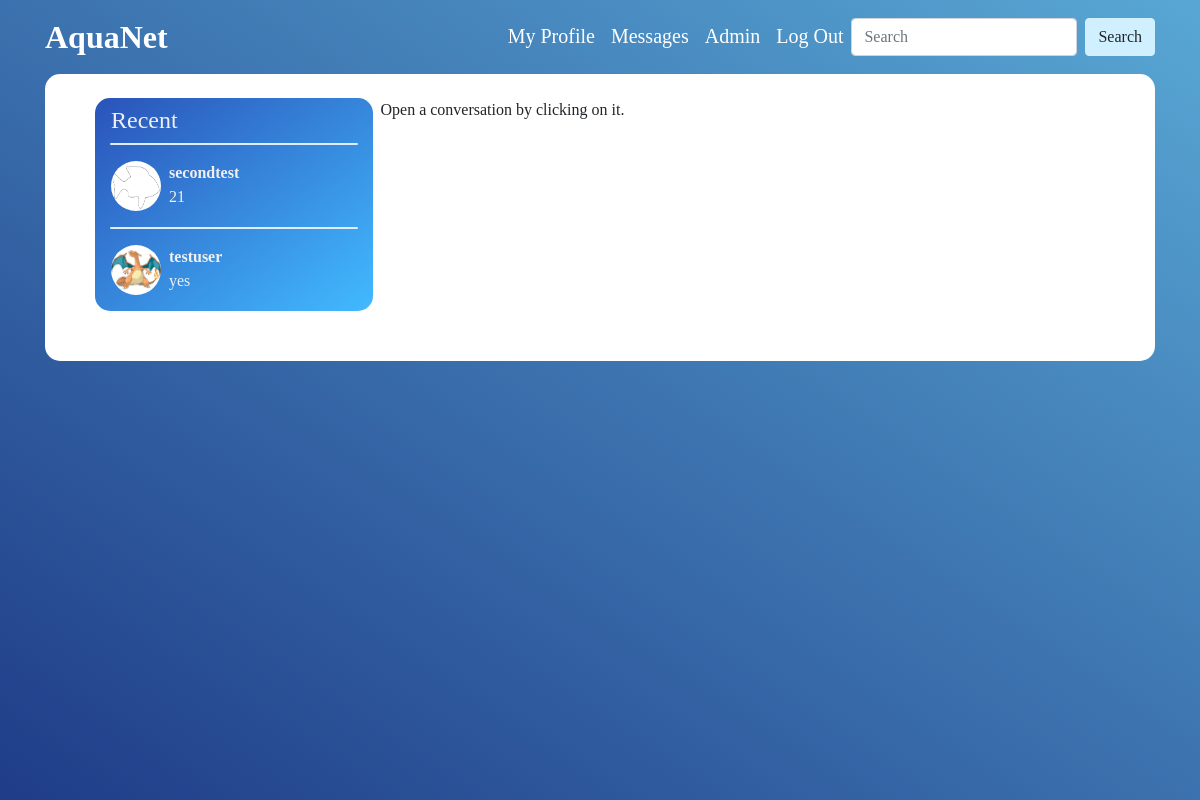
/messages (signed in), run on an earlier commit of the app's database.
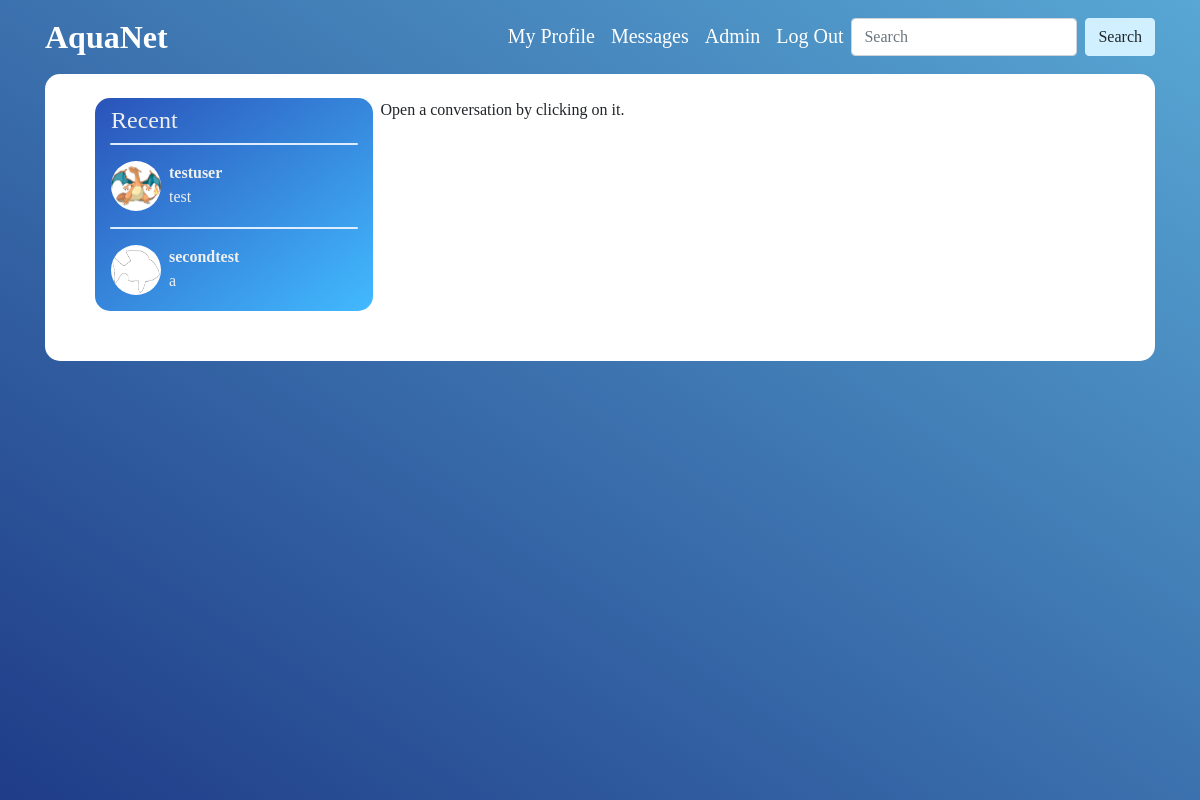
And on a later commit of the database.
### userschat/models.py (models this page shows, shortened)
class Thread(models.Model):
    first_user = models.ForeignKey(User, related_name="first_user", on_delete=models.CASCADE)
    second_user = models.ForeignKey(User, related_name="second_user", on_delete=models.CASCADE)
    notify_first_user = models.BooleanField(default=False)
    notify_second_user = models.BooleanField(default=False)
    last_update = models.DateTimeField(default=timezone.now)
    def get_last_message(self):
        last_message = Message.objects.filter(thread=self.id).last()
        if last_message:
            return last_message.message
    def get_second_user_image(self):
        return get_user_image_url(self.second_user)

class Message(models.Model):
    thread = models.ForeignKey(Thread, null=True, blank=True, on_delete=models.SET_NULL)
    message = models.TextField()
    sender = models.ForeignKey(User, on_delete=models.CASCADE)
    date = models.DateTimeField(default=timezone.now)

### users/models.py (models this page shows, shortened)
class UserImage(models.Model):
    user = models.OneToOneField(User, on_delete=models.CASCADE)
    user_image = models.ImageField(upload_to='user-images', blank=True)

### userschat/views.py (the view)
# urls.py: path('messages', views.ThreadsView.as_view(), name='threads'),
class ThreadsView(LoginRequiredMixin, TemplateView):
    template_name = 'userschat/threads.html'
    def get_context_data(self, *, object_list=None, **kwargs):
        context = super(ThreadsView, self).get_context_data(**kwargs)
        self.threads = Thread.objects.filter(Q(first_user=self.request.user) | Q(second_user=self.request.user)).order_by('-last_update')
        context.update({'threads': self.threads})
        return context

### aquanet/context_processors.py (called while the page is built)
def get_unread_threads(request):
    unread_threads = 0
    active_user = request.user
    if active_user.is_authenticated:
        threads = Thread.objects.filter(Q(first_user=request.user) | Q(second_user=request.user))
        for thread in threads:
            if active_user == thread.first_user:
                if thread.notify_first_user:
                    unread_threads += 1
            else:
                if thread.notify_second_user:
                    unread_threads += 1
    return {'unread_threads': unread_threads}

### users/models.py (called while the page is built)
def get_user_image_url(user):
    if UserImage.objects.filter(user=user):
        img = UserImage.objects.get(user=user)
        return img.user_image.url
    else:
        return "/media/species-images/default.jpg"

### userschat/templates/userschat/threads.html (shortened to what this page needs)
{% extends "speciesprofile/base.html" %}
{% load static %}
{% block content %}
<div class="card">
    <div id="threads-parent" class="d-flex">
        <div id="threads-container" class="ml-50px mt-4">
            <div id="thread-header">
                <h4 class="ml-3 mt-2">Recent</h4>
                <hr class="thread-divider">
            </div>
            {% for thread in threads %}
                {% if thread.get_last_message %}
                    {% if forloop.counter0 != 0 %}
                    <hr class="thread-divider">
                    {% endif%}
                    <div class="thread-box d-flex p-3" data-thread-id="{{thread.id}}">
                        <div class="chat-user-img">
                            {% if thread.first_user == user %}
                                <a href="{% url 'users:profile' thread.second_user %}"><img src="{{thread.get_second_user_image}}" alt="" height="50" width="50"></a>
                            {% else %}
                                <a href="{% url 'users:profile' thread.first_user %}"><img src="{{thread.get_first_user_image}}" alt="" height="50" width="50"></a>
                            {% endif %}
                        </div>
                        <div class="ml-2">
                            {% if thread.first_user == user %}
                                <div class="font-weight-bold">{{thread.second_user.username}}</div>
                            {% else %}
                                <div class="font-weight-bold">{{thread.first_user.username}}</div>
                            {% endif %}
                            <div id="latest-message{{thread.id}}">{{thread.get_last_message}}</div>
                        </div>
                    </div>
                {% endif %}
            {% endfor %}
        </div>
        <div id="conversation-container">
            <div class="ml-2 mt-4">Open a conversation by clicking on it.</div>
        </div>
    </div>
</div>
{% endblock content %}

What changed in the data, as far as the page shows it:
changed Thread "testuser": get_last_message "yes" → "test"; moves up the list
changed Thread "secondtest": get_last_message "21" → "a"
